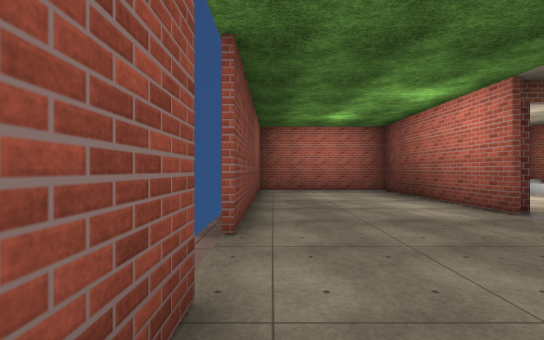
View 1 (above)

20 first-person views from a walk through a Unity game level. The camera is 1.4 m above the floor, looks level and sees 90° across. Doors are open. The floor is counted in squares, 2 m on a side. Each view is taken from the middle of a square. On the plan, view 1 faces up. The plan holds only what a view shows up to about 9 squares ahead; the rest is blank. The place goes on beyond the plan. The player is left out. Some surface patterns are stand-ins.

View 2
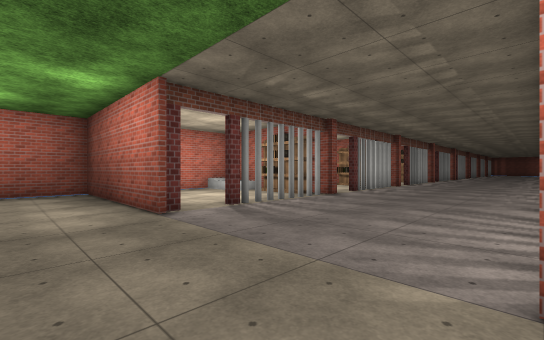

View 3
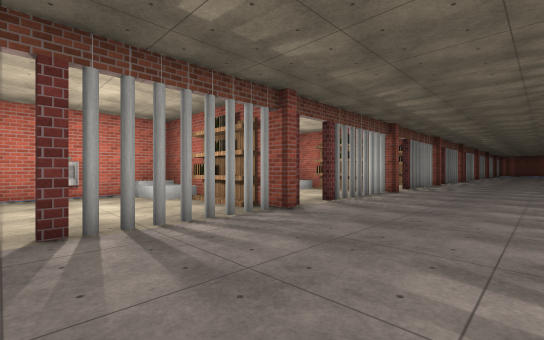

View 4
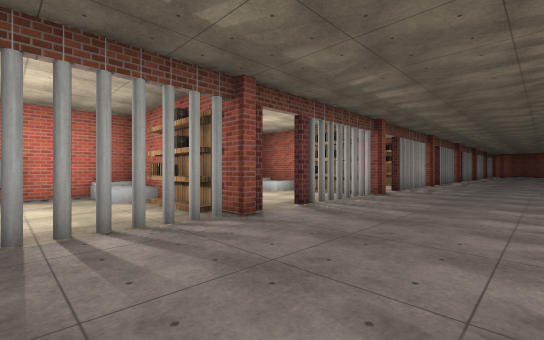

View 5
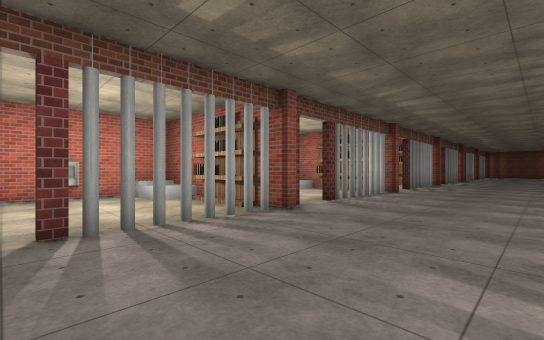

View 6
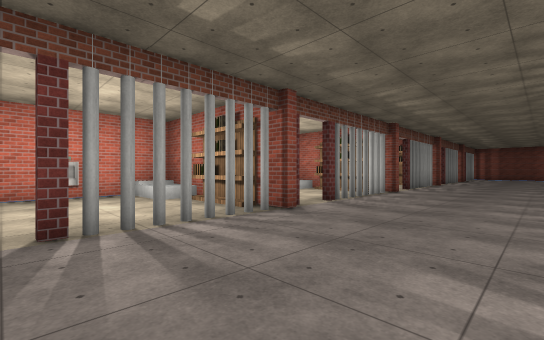

View 7
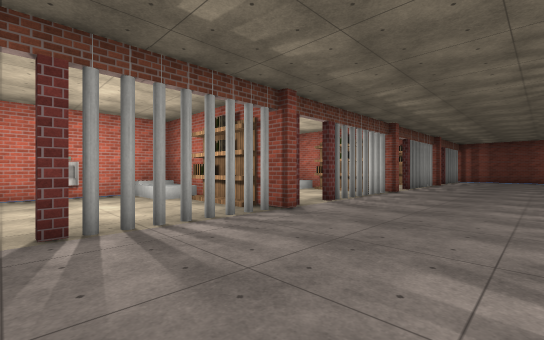

View 8
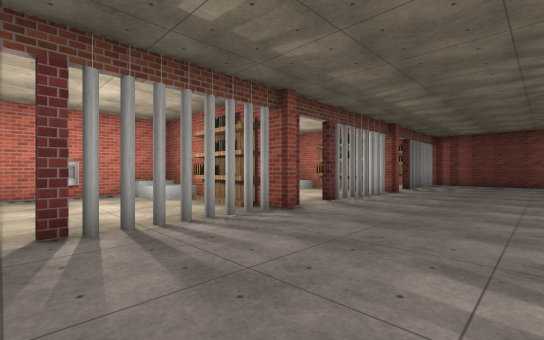

View 9
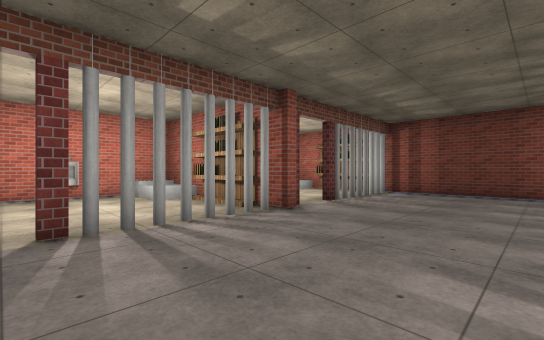

View 10
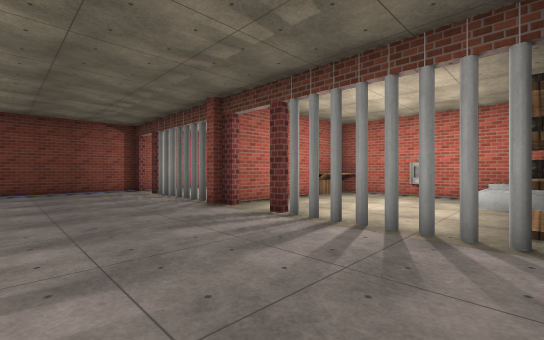

View 11
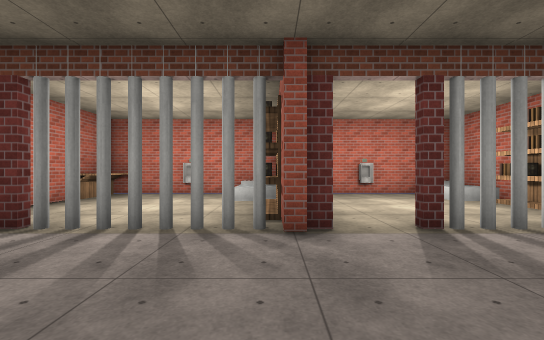

View 12
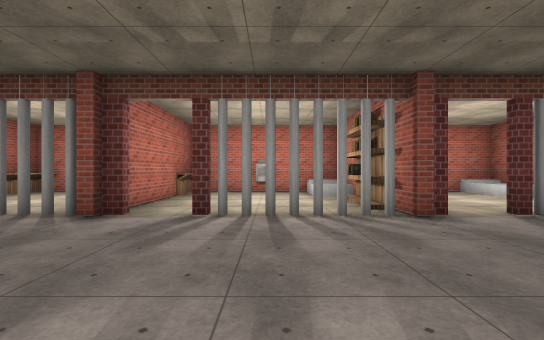

View 13
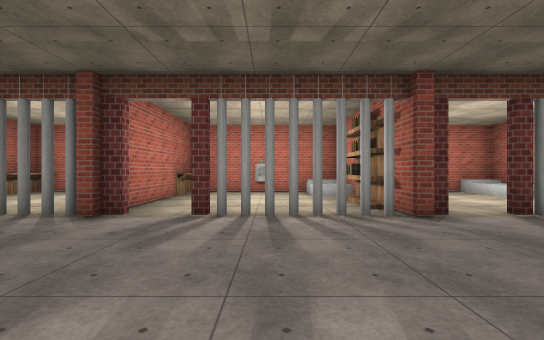

View 14
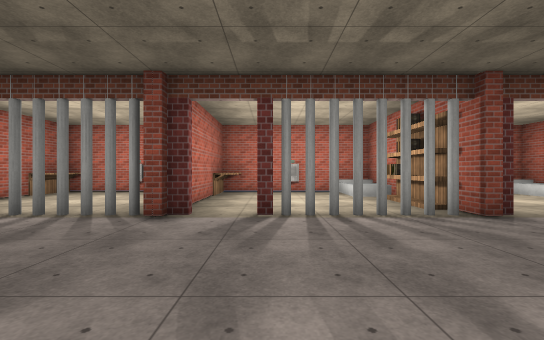

View 15
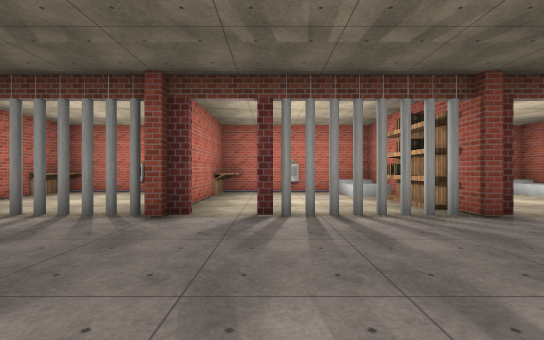

View 16
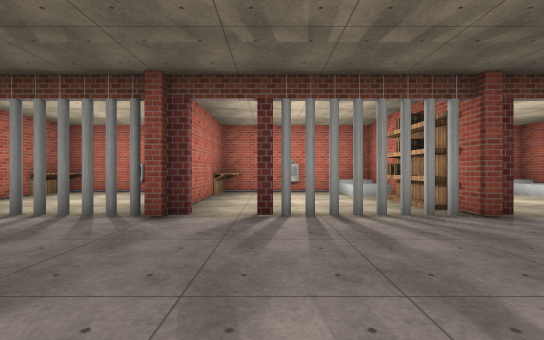

View 17
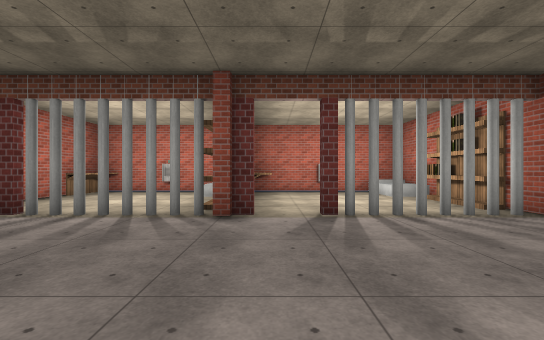

View 18
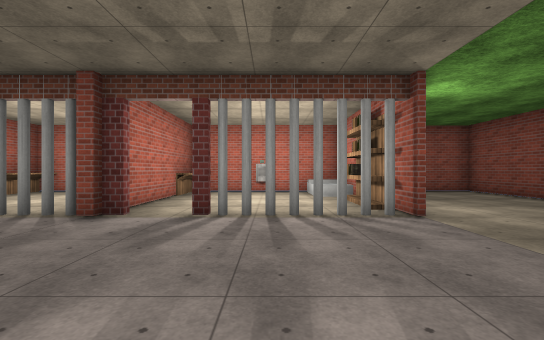

View 19
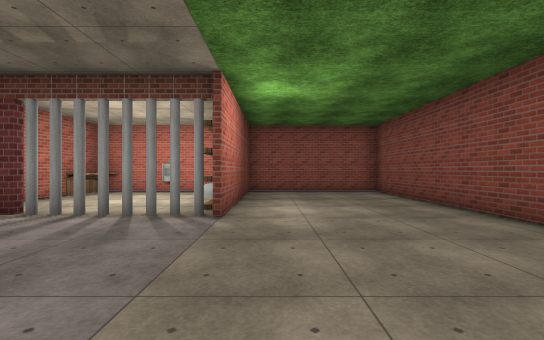

View 20
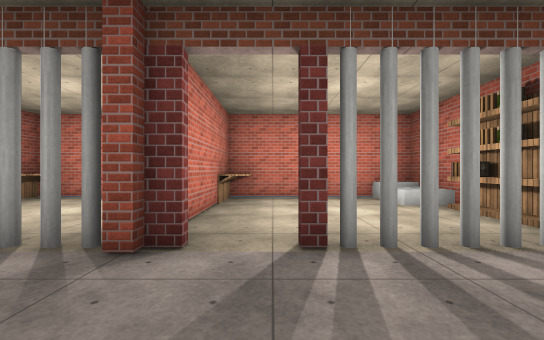

### Floor plan
Points are (right, up) in squares from view 1. A wall is a line through its corners. A room is listed if a view was taken in it or the views show most of it. See-through windows are left out.
Room 1 (views 1, 2, 3, 4, 5, 6, 7, 8, 9, 10, 11, 12, 13, 14, 15, 16, 17, 18, 19, 20)
walls: (23.6, 4.1) (23.6, 5.1); (18.6, 4.1) (18.6, 5.1); (23.6, 7) (23.6, 9.1) (20, 9.1); (23.9, -2.9) (23.9, -4.9) (28.6, -4.9) (28.6, -1); (18.9, -2.8) (18.9, -4.9) (23.6, -4.9) (23.6, -2.4); (18.6, 7) (18.6, 9.1) (15, 9.1); (28.6, 4.1) (28.6, 5.1); (28.6, 7) (28.6, 9.1) (25, 9.1); (28.9, -2.8) (28.9, -3.4); (13.6, 4.1) (13.6, 4.9); (13.9, -2.8) (13.9, -4.9) (18.6, -4.9) (18.6, -2.4); (28.7, -4.9) (33.6, -4.9) (33.6, -1); (13.6, 7.1) (13.6, 9.1) (8.9, 9.1) (8.9, 5.6); (33.6, 4.1) (33.6, 5.1); (33.9, -0.5) (33.9, -1); (33.6, 7) (33.6, 9.1) (30, 9.1); (9.2, 4.4) (8.7, 4.4); (8.6, 4.1) (8.6, 5.1); (33.9, -4.9) (38.6, -4.9) (38.6, -0.6); (8.9, -2.8) (8.9, -4.9) (13.6, -4.9) (13.6, -2.4); (8.6, 7) (8.6, 9.1) (3.9, 9.1); (38.6, 4.1) (38.6, 5.1); (38.6, 7) (38.6, 9.1) (35, 9.1); (3.9, -0.4) (3.9, -0.9); (3.7, 4.1) (3.7, 9.1) (2, 9.1); (3.9, -2.8) (3.9, -4.9); (3.7, -4.9) (3.7, -0.4); (43.6, -0.1) (43.6, 4.6); (-0.4, 1.5) (-0.4, -4.9) (8.6, -4.9) (8.6, -1); (-0.4, 8.6) (-0.4, 2.9)
ways out: open door at (0, 2); open door at (4.5, 4.5); open door at (8, 0); open door at (9.5, 4.5); open door at (13, 0); open door at (14.5, 4.5); open door at (18, 0); open door at (19.5, 4.5); open door at (23, 0); open door at (24.5, 4.5); open door at (28, 0); open door at (29.5, 4.5); open door at (33, 0); open door at (34.5, 4.5); open door at (38, 0); open door at (39.5, 4.5); open door at (43, 0)
objects: other object (4, -4); other object (4, -2); white cylinder (4, 0); desk (4, 8); white cylinder (5, 0); white cylinder (6, 0); white cylinder (6, 5); white cylinder (7, 0); white cylinder (7, 5); desk (8, -4); white cylinder (8, 5); other object (8, 8) to (8, 9); other object (9, -4); other object (9, -2); white cylinder (9, 0); desk (9, 8); white cylinder (10, 0); white cylinder (11, 0); white cylinder (11, 5); white cylinder (12, 0); white cylinder (12, 5); desk (13, -4); white cylinder (13, 5); other object (13, 8) to (13, 9); other object (14, -4); other object (14, -2); white cylinder (14, 0); white cylinder (15, 0); white cylinder (16, 0); white cylinder (16, 5); white cylinder (17, 0); white cylinder (17, 5); desk (18, -4); white cylinder (18, 5); other object (18, 8) to (18, 9); other object (19, -4); other object (19, -2); white cylinder (19, 0); white cylinder (20, 0); white cylinder (21, 0); white cylinder (21, 5); white cylinder (22, 0); white cylinder (22, 5); desk (23, -4); white cylinder (23, 5); other object (23, 8) to (23, 9); other object (24, -4); other object (24, -2); white cylinder (24, 0); white cylinder (25, 0); white cylinder (26, 0); white cylinder (26, 5); white cylinder (27, 0); white cylinder (27, 5); desk (28, -4); white cylinder (28, 5); other object (28, 8) to (28, 9); other object (29, -4); other object (29, -2); white cylinder (29, 0); white cylinder (30, 0); white cylinder (31, 0); white cylinder (31, 5); white cylinder (32, 0); white cylinder (32, 5); desk (33, -4); white cylinder (33, 5); other object (33, 8) to (33, 9); other object (34, -4); other object (34, -2); white cylinder (34, 0); white cylinder (35, 0); white cylinder (36, 0); white cylinder (36, 5); white cylinder (37, 0); white cylinder (37, 5); desk (38, -4); white cylinder (38, 5); other object (38, 8) to (38, 9); white cylinder (40, 0); white cylinder (41, 0); white cylinder (41, 5); white cylinder (42, 0); white cylinder (42, 5); white cylinder (43, 5)

Positions as (right, up) in squares from view 1, and headings:
1: (0, 0), facing up
2: (2, 0), facing up-right
3: (5, 1), facing up-right
4: (11, 1), facing up-right
5: (15, 1), facing up-right
6: (20, 1), facing up-right
7: (25, 1), facing up-right
8: (30, 1), facing up-right
9: (35, 1), facing up-right
10: (34, 3), facing down-right
11: (34, 3), facing down
12: (31, 4), facing down
13: (26, 4), facing down
14: (22, 4), facing down
15: (17, 4), facing down
16: (12, 4), facing down
17: (8, 4), facing down
18: (6, 4), facing down
19: (3, 4), facing down
20: (10, 2), facing up
